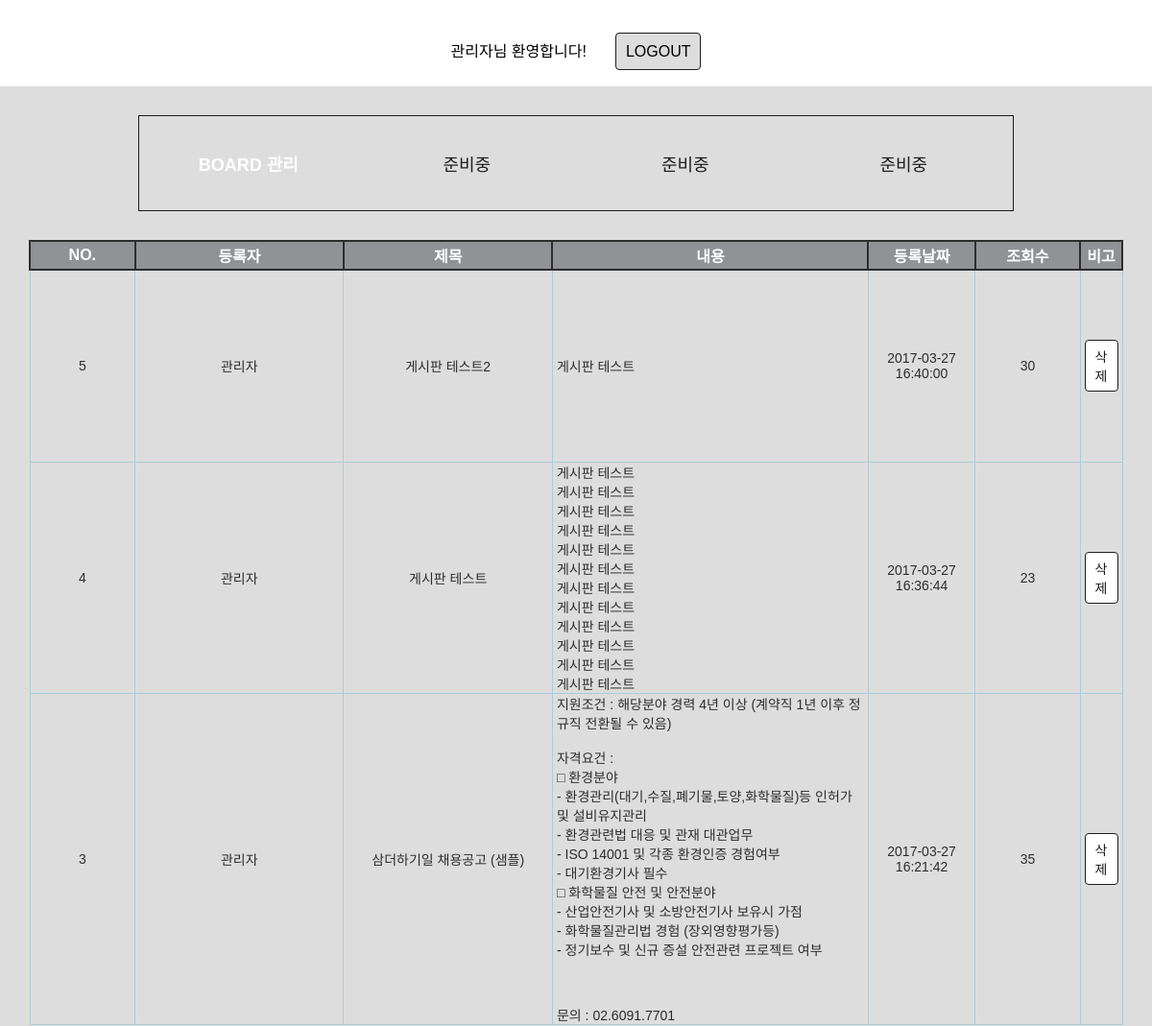
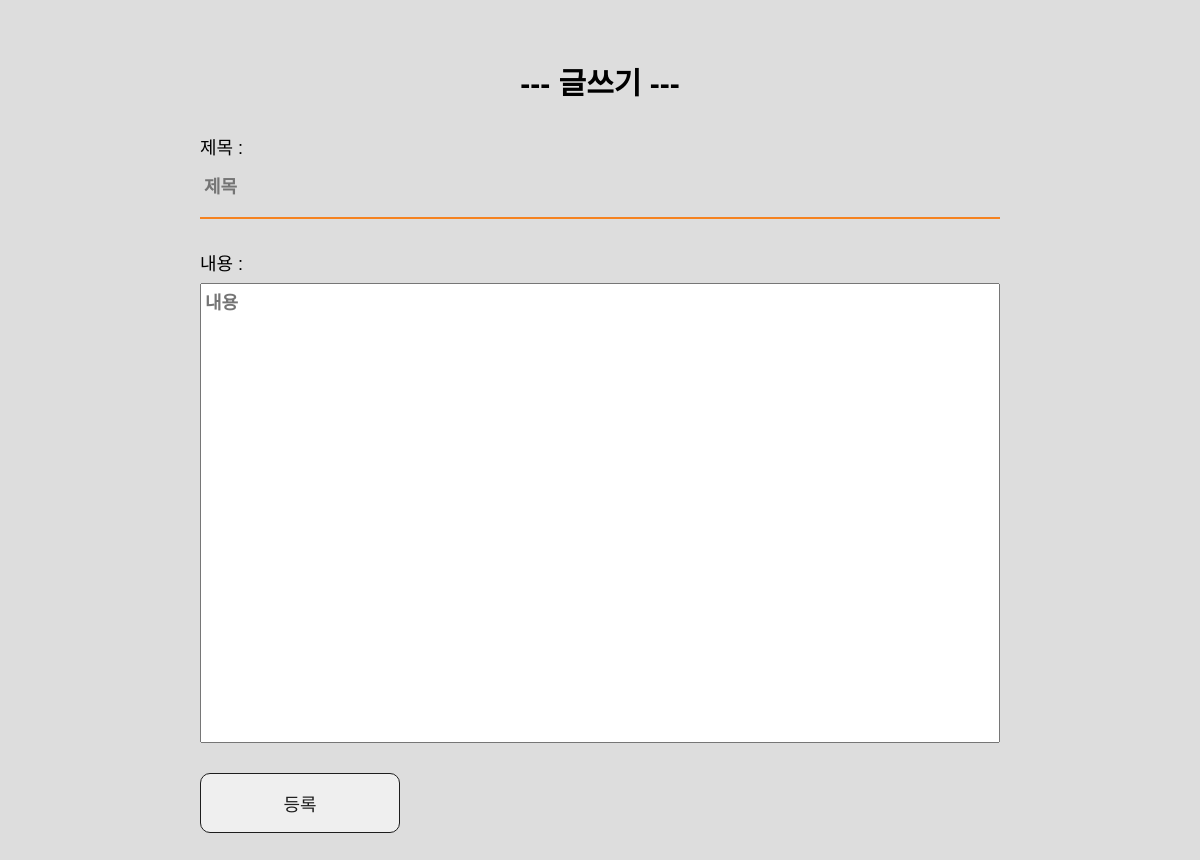
The page /admin/index.php (signed in) on the database its author committed (2 pictures, top to bottom).
### tables this page shows
CREATE TABLE IF NOT EXISTS `board` (
  `seq` int(30) NOT NULL AUTO_INCREMENT,
  `name` varchar(30) NOT NULL,
  `title` varchar(200) NOT NULL,
  `body` mediumtext NOT NULL,
  `date_` datetime NOT NULL,
  `view` int(30) NOT NULL,
  `ip` varchar(30) NOT NULL,
  PRIMARY KEY (`seq`)
);

### admin/index.php (the view, shortened to what this page needs)
<?php
	include "dbcon.php";
	if($_SESSION['id'] == 'admin')
	{
		$query="SELECT * FROM board ORDER BY seq DESC";
		$result=mysql_query($query, $conn);
		$boardList = array();
		while( $row = mysql_fetch_array($result) ) {
			$board['seq'] = $row['seq'];
			$board['name'] = $row['name'];
			$board['title'] = strip_tags($row['title']);
			$board['body'] = nl2br(strip_tags($row['body']));
			$board['date_'] = $row['date_'];
			$board['view'] = $row['view'];
			array_push($boardList, $board);
		}
	}else{
	}
?>
<!DOCTYPE HTML PUBLIC "-//W3C//DTD HTML 4.01 Transitional//EN" "http://www.w3.org/TR/html4/loose.dtd">
<html>
	<head>
		<link rel="stylesheet" href="css/style.css">
	</head>
	<body>
	<div class="all_wrap">
<?php
	if($_SESSION['id'] != 'admin')
	{
?>
		<div class="login" >
			<div class="login_box">
				<span class="title">삼더하기일 관리자 로그인</span>
				<div class="login_form">
					<form name="form_1" action="login.php" method="POST">
						<span class="info">ID : </span><input type="text" name="id" class="id" placeholder="ID" value="" maxlength="100" autocomplete="off" required="">
						<span class="info">PW : </span><input type="password" name="pw" class="pw" placeholder="PASSWORD" value="" maxlength="100" autocomplete="off" required="">
						<input type="submit" class="sm" value="LOGIN">
					</form>
				</div>
			</div>
		</div>
<?php
	}else{
?>
	<div class="top">
		<span>관리자님 환영합니다!</span><span class="logout" onclick="location.href='logout.php';">LOGOUT</span>
	</div>
	<div class="wrap">
		<div class="menu">
			<ul>
				<li><span>BOARD 관리</span></li>
				<li><span>준비중</span></li>
				<li><span>준비중</span></li>
				<li><span>준비중</span></li>
			</ul>
		</div>
		<div class="content">
			<table>
				<thead>
					<tr >
						<th>NO.</th>
						<th>등록자</th>
						<th>제목</th>
						<th>내용</th>
						<th>등록날짜</th>
						<th>조회수</th>
						<th>비고</th>
					</tr>
				</thead>
				<tbody>
					<?php
						foreach($boardList as $board) {
					?>
					<tr>
						<td><?=$board['seq']?></td>
						<td><?=$board['name']?></td>
						<td><?=$board['title']?></td>
						<td style="text-align: left;"><?=$board['body']?></td>
						<td><?=$board['date_']?></td>
						<td><?=$board['view']?></td>
						<td><div class="btn_delete" onclick="board_delete('<?=$board['seq']?>','<?=$board['photo']?>');">삭제</div></td>
					</tr>
					<?php
						}
					?>
				</tbody>
			</table>
		</div>
		<div class="content_write">
			<h1>--- 글쓰기 ---</h1>
			<form name="form_1" action="upload.php" method="POST"  accept-charset="utf-8" ENCTYPE="multipart/form-data">
				<span class="info">제목 : <br></span><input type="text" name="model_title" class="model_title" placeholder="제목" value="" maxlength="100" autocomplete="off" required=""><br>
				<span class="info">내용 : <br></span><textarea name="model_textarea" class="inputbox model_textarea" placeholder="내용" value="" maxlength="10000" autocomplete="off" required=""></textarea>
				<input type="submit" class="sm" value="등록">
			</form>
		</div>
	</div>
<?php
}
?>
	</div>
	</body>
</html>

### admin/css/style.css (style rules this page uses)
* { -webkit-font-smoothing: antialiased; font-smoothing: antialiased; margin:0; padding:0;font-family:NanumGothic,"맑은고딕","Malgun Gothic",Dotum,"돋움",Gulim,"굴림",Helvetica,Apple-Gothic;-webkit-text-size-adjust:none; }
html, body, div, span, applet, object, iframe, h1, h2, h3, h4, h5, h6, p, blockquote, pre, a, abbr, acronym, address, big, cite, code, del, dfn, em, img, ins, kbd, q, s, samp, small, strike, strong, sub, sup, tt, var, b, u, i, center, dl, dt, dd, ol, ul, li, fieldset, form, label, legend, table, caption, tbody, tfoot, thead, tr, th, td, article, aside, canvas, details, embed, figure, figcaption, footer, header, hgroup, menu, nav, output, ruby, section, summary, time, mark, audio, video { margin: 0; padding: 0; border: 0; font-size: 100%; vertical-align: baseline; -webkit-text-size-adjust:none; }
html,body { width:100%; height:100%; }
ul,li { list-style:none; }
body { position: relative; }
.all_wrap { position:relative; width:100%; height:100%; display:table; text-align:center; }
.info { font-family: 'NanumGothic-ExtraBold', sans-serif; font-size:18px; }
.sm { padding:10px; width:200px; height:60px; box-sizing:border-box; border:1px solid #1d1d1d; color:#1d1d1d; font-family: 'NanumGothic-ExtraBold', sans-serif; font-size:18px; border-radius:10px; margin-top:30px; cursor:pointer; }
.top { width:100%; height:60px; padding:10px; margin-top:30px; box-sizing:border-box; }
.logout { width:100px; height:30px; box-sizing:border-box; padding:10px; margin-left:30px; border:1px solid #1d1d1d; background:#ddd; border-radius:4px; cursor:pointer; }
.wrap { position:relative; width:1200px; min-width:1200px; box-sizing:border-box; background:#ddd; margin: auto; padding:30px; }
.menu { width:80%; height:100px; box-sizing:border-box; border:1px solid #1d1d1d; margin: auto; }
.menu ul { width:100%; height:100%; }
.menu ul li { float:left; width:25%; box-sizing:border-box; padding:10px; height:100%; cursor:pointer; display:table; }
.menu ul li span { display: table-cell; vertical-align: middle; color:#1d1d1d; font-family: 'NanumGothic-Regular', sans-serif; font-size:18px; }
.menu ul li:first-child span { color:#fff; font-weight:bold; }
.content { width:100%; display:inline-block; }
.content table { margin-top:30px; width:100%; max-width: 100%; display: table; border-collapse:collapse; }
table thead tr { height:30px; }
table thead tr th { vertical-align: middle; border: 2px solid #2d2d2d; background:#919296; font-family: 'NanumGothic-Regular', sans-serif; font-size:16px; font-weight:bold; color:white; display:table-cell; }
table thead tr th:nth-child(1) { width:10%; max-width: 10%; }
table thead tr th:nth-child(2) { width:20%; max-width: 20%; }
table thead tr th:nth-child(3) { width:20%; max-width: 20%; }
table thead tr th:nth-child(4) { width:30%; max-width:30%; white-space: nowrap; overflow: hidden; text-overflow: ellipsis; }
table thead tr th:nth-child(5) { width:10%; max-width: 10%; }
table thead tr th:nth-child(6) { width:10%; max-width: 10%; }
table tbody tr { height:200px; }
table tbody tr td { border: 1px solid #acccd6; vertical-align: middle; font-family: 'NanumGothic-Regular', sans-serif; font-size:14px; color:#2d2d2d; overflow: hidden; text-overflow: ellipsis; padding:0px 4px; text-align: center; }
.content_write { margin-top:60px; display:inline-block; text-align: left; width:800px; }
.content_write h1 { text-align:center; font-size:30px; margin-bottom:30px; }
.content_write .model_title { width: 100%; height:60px; margin-top:0px; margin-left:0px; box-sizing:border-box; padding:4px; margin-bottom:30px; background:none; border:none; border-bottom: 2px solid rgb(245,130,32); color:#1d1d1d; font-family: 'NanumGothic-ExtraBold', sans-serif; font-size:18px; font-weight:800; letter-spacing:0px; text-align: left; }
.content_write .model_textarea { width: 100%; height: 460px; margin-top: 8px; margin-left: 0px; box-sizing: border-box; padding: 4px; color: #1d1d1d; font-family: 'NanumGothic-ExtraBold', sans-serif; font-size: 18px; font-weight: 800; letter-spacing: 0px; text-align: left; resize:none; }
.btn_delete { box-sizing:border-box; border:1px solid #1d1d1d; background:#fff; color:#1d1d1d; border-radius:4px; padding:6px 10px; display: inline-block; cursor:pointer; }

### rows shown on the page
board: seq "5", name "관리자", title "게시판 테스트2", body "게시판 테스트", date_ "2017-03-27 16:40:00", view "30"
board: seq "4", name "관리자", title "게시판 테스트", body "게시판 테스트 게시판 테스트 게시판 테스트 게시판 테스트 게시판 테스트 게시판 테스트 게시판 테스트 게시판 테스트 게시판 테스트 게시판 테스트 게시판 테스트 게시판 테스트", date_ "2017-03-27 16:36:44", view "23"
board: seq "3", name "관리자", title "삼더하기일 채용공고 (샘플)", body "지원조건 : 해당분야 경력 4년 이상 (계약직 1년 이후 정규직 전환될 수 있음) 자격요건 : □ 환경분야 - 환경관리(대기,수질,폐기물,토양,화학물질)등 인허가 및 설비유지관리 - 환경관련법 대응 및 관재 대관업무 - ISO 14001 및 각종 환경인증 경험여부 - 대기환경기사 필수 □ 화학물질 안전 및 안전분야 - 산업안전기사 및 소방안전기사 보유시 가점 - 화학물질관리법 경험 (장외영향평가등) - 정기보수 및 신규 증설 안전관련 프로젝트 여부 문의 : 02.6091.7701", date_ "2017-03-27 16:21:42", view "35"
